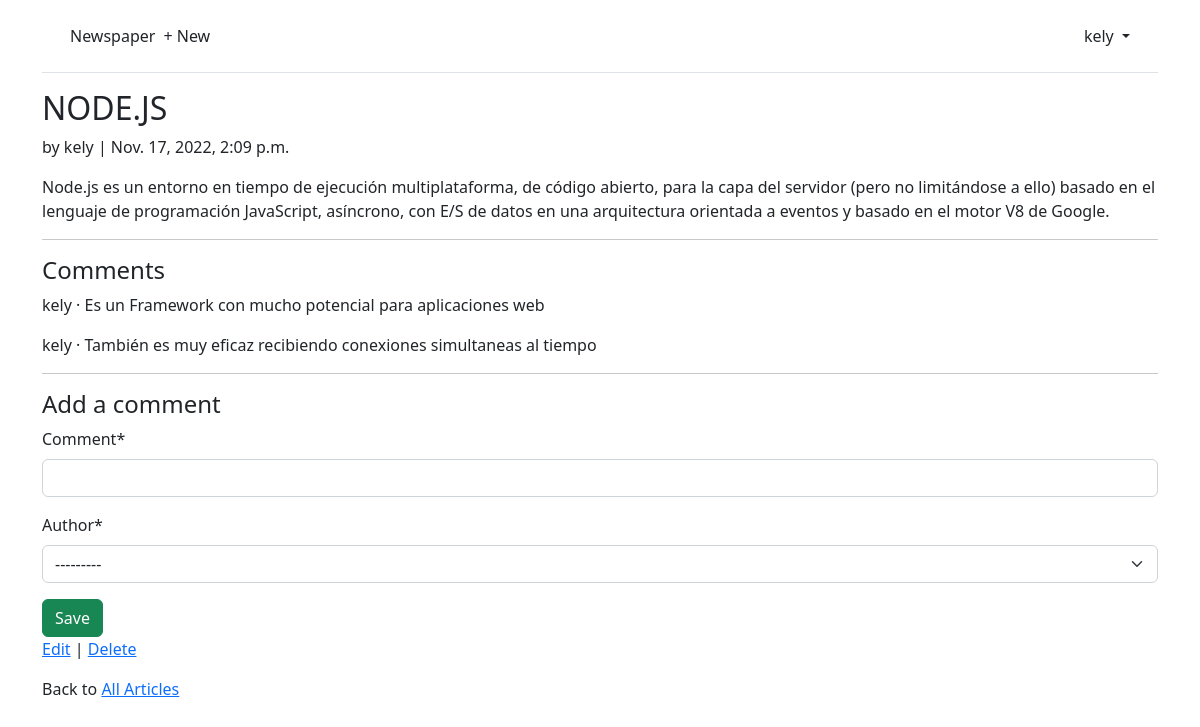
The app's page /articles/2/ (signed in) with its own data.
### accounts/models.py (models this page shows)
class CustomUser(AbstractUser):
    age= models.PositiveBigIntegerField(null=True, blank=True)

### articles/models.py (models this page shows, shortened)
class Article (models.Model):
    title= models.CharField(max_length=255)
    body= models.TextField()
    date= models.DateTimeField(auto_now_add=True)
    author= models.ForeignKey(
        settings.AUTH_USER_MODEL,
        on_delete= models.CASCADE,
    )

class Comment(models.Model): #new
    article = models.ForeignKey(Article,
        on_delete= models.CASCADE,
        )
    comment = models.CharField(
        max_length=140
    )
    author = models.ForeignKey(
        settings.AUTH_USER_MODEL,
        on_delete= models.CASCADE,
    )
    def __str__(self) :
        return self.comment

### articles/views.py (the view, shortened to what this page needs)
# urls.py: path("<int:pk>/", ArticleDetailView.as_view(), name="article_detail"),
class ArticleDetailView(LoginRequiredMixin, View):
    def get(self, request, *args,**kwargs):
        view= CommentGet.as_view()
        return view(request, *args, **kwargs)

### articles/forms.py
class CommentForm(forms.ModelForm):
    class Meta:
        model= Comment
        fields= ("comment","author")

### articles/views.py (called while the page is built)
    def get_context_data(self, **kwargs):
        context= super().get_context_data(**kwargs)
        context['form'] = CommentForm()
        return context

### templates/article_detail.html (shortened to what this page needs)
{%extends "base.html"%}
{%load crispy_forms_tags%}
{%block content%}
   <div class= "article-entry">
        <h2>{{ object.title }}</h2>
        <p>by {{ object.author }} | {{object.date }}</p>
        <p>{{ object.body }}</p>
   </div>
   <hr>
   <h4>Comments</h4>
   {% for comment in article.comment_set.all%}
        <p>{{comment.author}} &middot; {{comment}} </p>
    {%endfor%}
   <hr>
   <h4>Add a comment</h4>
   <form action="" method="post">
        {{form|crispy}}
        <button class="btn btn-success ml-2" type="submit" > Save </button>
    </form>
   <p><a href="{% url 'article_edit' article.pk %}">Edit</a> |
    <a href="{% url 'article_delete' article.pk %}">Delete</a></p>
    <p>Back to <a href="{% url 'article_list'%}">All Articles</a></p>
{%endblock content%}

### templates/base.html (shortened to what this page needs)
<!DOCTYPE html>
{% load static %}
<html>
    <head>
        <link href="https://cdn.jsdelivr.net/npm/bootstrap@5.2.2/dist/css/bootstrap.min.css" rel="stylesheet">
    </head>
    <body>
        <div class="container">
            <header class="p-3 mb-3 border-bottom">
                <div class="container">
                    <div class="d-flex flex-wrap align-items-center justify-content-center justify-content-lg-start">
                        <a class="navbar-brand" href="{% url 'home' %}">Newspaper</a>
                        <ul class="nav col-12 col-lg-auto me-lg-auto mb-2 justify-content-center mb-md-0">
                        {% if user.is_authenticated%}
                                <li><a href="{% url 'article_new' %}" class="nav-link px-2 link-dark"> + New</a></li>
                            </ul>
                            <div class="dropdown text-end">
                                <a href="#" class="d-block link-dark text-decoration-none dropdown-toggle"
                                    id="dropdownUser1" data-bs-toggle="dropdown" aria-expanded="false">
                                    {{ user.username}}
                                </a>
                            </div>
                        {% endif %}
                    </div>
                </div>
            </header>
            <main>
                {%block content%}
                {%endblock content%}
            </main>
        </div>
    </body>
</html>

### records on screen
CustomUser: username "kely"
Article: title "NODE.JS", author "kely", date "Nov. 17, 2022, 2:09 p.m.", body "Node.js es un entorno en tiempo de ejecución multiplataforma, de código abierto, para la capa del servidor (pero no limitándose a ello) basado en el lenguaje de programación JavaScript, asíncrono, con E/S de datos en una arquitectura orientada a eventos y basado en el motor V8 de Google."
Comment: author "kely", comment "Es un Framework con mucho potencial para aplicaciones web"
Comment: author "kely", comment "También es muy eficaz recibiendo conexiones simultaneas al tiempo"
